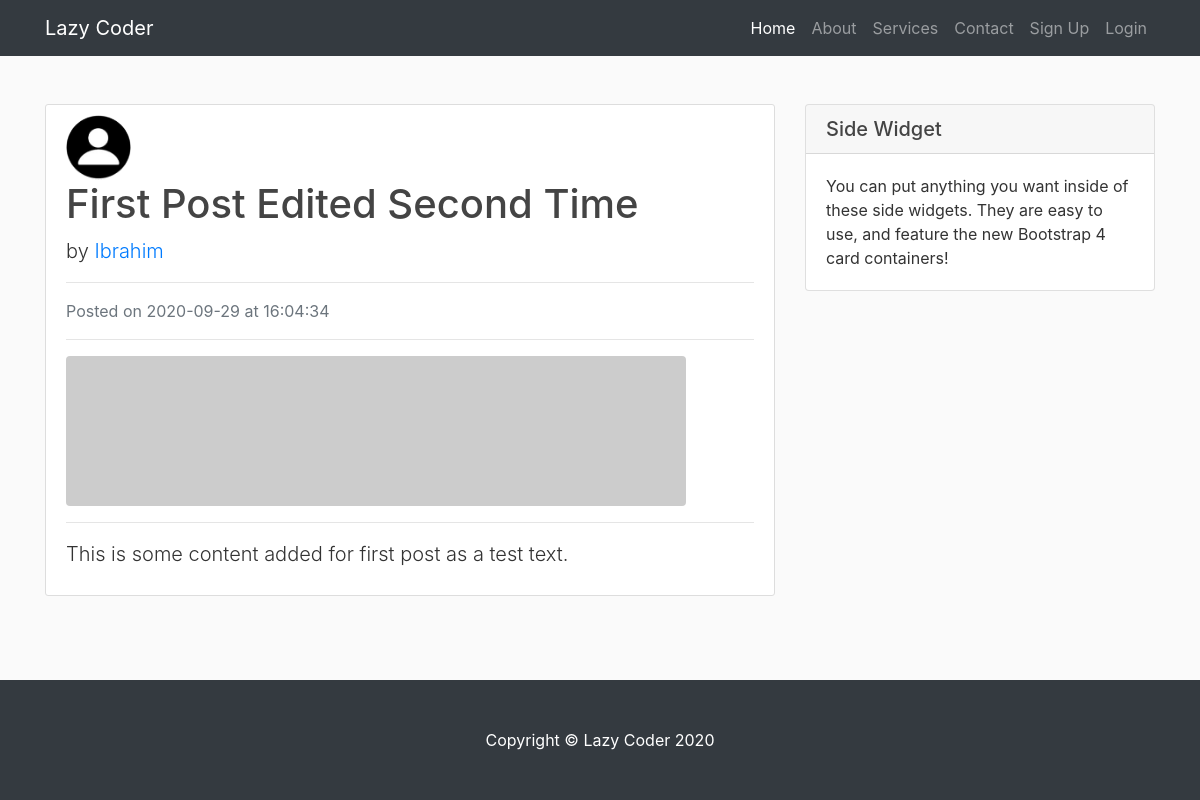
/post/1, run on the app's committed database.
### blog/models.py (models this page shows, shortened)
class User(db.Model, UserMixin):
    id = db.Column(db.Integer, primary_key=True)
    username = db.Column(db.String(255), unique=True, nullable=False)
    email = db.Column(db.String(255), unique=True, nullable=False)
    image_file = db.Column(db.String(20), nullable=False, default='default.jpg')
    password = db.Column(db.String(60), nullable = False)
    posts = db.relationship('Post', backref='author', lazy=True)

class Post(db.Model):
    id = db.Column(db.Integer, primary_key=True)
    title = db.Column(db.String(100), nullable=True)
    date_posted = db.Column(db.DateTime, nullable=False, default=datetime.utcnow)
    content = db.Column(db.Text, nullable=False)
    user_id = db.Column(db.Integer, db.ForeignKey('user.id'), nullable=False)

### blog/post/routes.py (the view)
@post.route('/post/<int:post_id>')
def show_post(post_id):
    post = Post.query.get_or_404(post_id)
    return render_template('post.html', title=post.title, post=post)

### blog/templates/post.html (shortened to what this page needs)
{% extends 'layout.html' %}
{% block content %}
    <div class="content-section mt-3">
        <img class="rounded-circle article-img" src="{{ url_for('static', filename='profiles/' + post.author.image_file) }}" alt="">
        <div class="media-body">
            <h1 class="artile-title">
                {{ post.title }}
            </h1>
            <p class="lead">
                by <a href="{{ url_for('user.user_posts', username=post.author.username) }}">{{ post.author.username }}</a>
            </p>
            <hr>
            <p class="text-muted">Posted on {{ post.date_posted.strftime('%Y-%m-%d') }} at {{ post.date_posted.strftime('%H:%M:%S') }}</p>
            <hr>
            <img class="img-fluid rounded" src="http://placehold.it/620x150" alt="">
            <hr>
            <p class="lead">{{ post.content }}</p>
        </div>
    </div>
{% endblock content %}
{% block sidebar %}
    <div class="card my-4">
        <h5 class="card-header">Side Widget</h5>
        <div class="card-body">
          You can put anything you want inside of these side widgets. They are easy to use, and feature the new Bootstrap 4 card containers!
        </div>
    </div>
{% endblock sidebar %}

### blog/static/main.css (style rules this page uses)
body { background: #fafafa; color: #333333; margin-top: 5rem; }
h1, h2, h3, h4, h5, h6 { color: #444444; }
.content-section { background: #ffffff; padding: 10px 20px; border: 1px solid #dddddd; border-radius: 3px; margin-bottom: 20px; }
.article-img { height: 65px; width: 65px; margin-right: 16px; }

### data on the page
User: image_file (picture), author.username "Ibrahim"
Post: title "First Post Edited Second Time", date_posted "2020-09-29", date_posted "16:04:34", content "This is some content added for first post as a test text."
